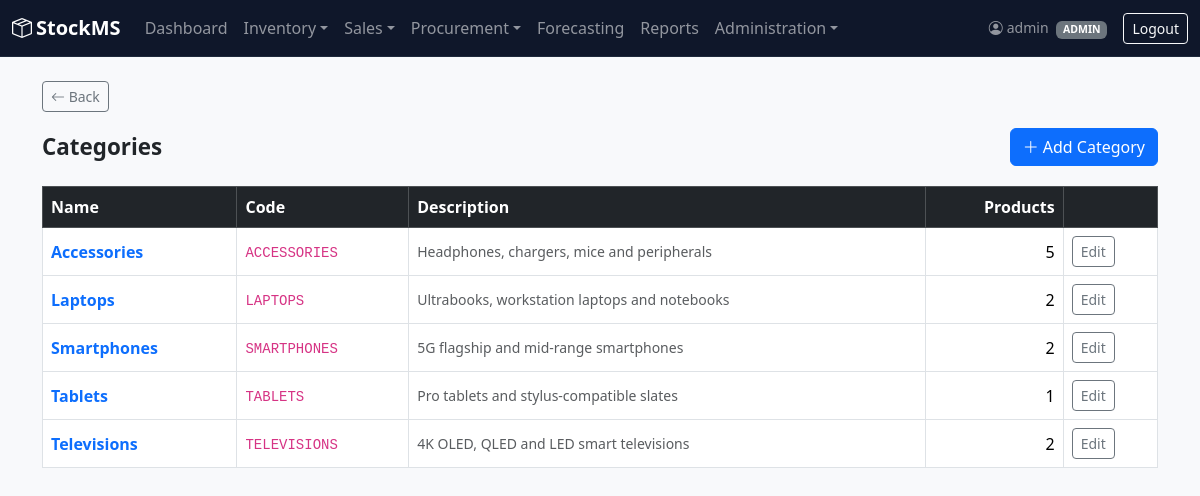
The app's page /products/categories/ (signed in) with its own data.
### accounts/models.py (models this page shows, shortened)
class User(AbstractUser):
    class Role(models.TextChoices):
        ADMIN = 'ADMIN', 'Admin'
        MANAGER = 'MANAGER', 'Manager'
        STAFF = 'STAFF', 'Staff'
    role = models.CharField(
        max_length=10,
        choices=Role.choices,
        default=Role.STAFF,
    )
    phone = models.CharField(max_length=20, blank=True, default='')
    department = models.CharField(max_length=100, blank=True, default='')

### inventory/models.py (models this page shows, shortened)
class Category(models.Model):
    name = models.CharField(max_length=100, unique=True)
    code = models.CharField(max_length=20, blank=True, default='')
    description = models.TextField(blank=True)
    class Meta:
        verbose_name_plural = "Categories"

### inventory/views.py (the view)
# urls.py: path('categories/', views.category_list, name='category_list'),
@login_required
def category_list(request):
    categories = Category.objects.annotate(product_count=Count('products')).order_by('name')
    return render(request, 'inventory/category_list.html', {
        'categories': categories,
        'can_edit': request.user.role in MANAGER_ROLES,
    })

### alerts/context_processors.py (called while the page is built)
def alert_counts(request):
    user = getattr(request, 'user', None)
    if user is None or not user.is_authenticated:
        return {}
    return {'active_alert_count': StockAlert.objects.filter(resolved=False).count()}

### inventory/templates/inventory/category_list.html (shortened to what this page needs)
{% extends 'base.html' %}
{% block content %}
<div class="page-header">
    <h2>Categories</h2>
    {% if can_edit %}<a href="{% url 'category_create' %}" class="btn btn-primary"><i class="bi bi-plus-lg me-1"></i>Add Category</a>{% endif %}
</div>
<div class="table-responsive">
<table class="table table-bordered table-hover bg-white">
    <thead class="table-dark"><tr><th>Name</th><th>Code</th><th>Description</th><th class="text-end">Products</th>{% if can_edit %}<th></th>{% endif %}</tr></thead>
    <tbody>
    {% for c in categories %}
        <tr>
            <td class="fw-semibold"><a href="{% url 'product_list' %}?category={{ c.pk }}" class="text-decoration-none">{{ c.name }}</a></td>
            <td><code>{{ c.code|default:"-" }}</code></td>
            <td class="text-muted small">{{ c.description|default:"-" }}</td>
            <td class="text-end">{{ c.product_count }}</td>
            {% if can_edit %}<td><a href="{% url 'category_update' c.pk %}" class="btn btn-sm btn-outline-secondary">Edit</a></td>{% endif %}
        </tr>
    {% empty %}
        <tr><td colspan="5" class="text-center text-muted">No categories yet.</td></tr>
    {% endfor %}
    </tbody>
</table>
</div>
{% endblock %}

### templates/base.html (shortened to what this page needs)
{% load static %}
<!DOCTYPE html>
<html lang="en">
<head>
    <link href="https://cdn.jsdelivr.net/npm/bootstrap@5.3.3/dist/css/bootstrap.min.css" rel="stylesheet">
    <link href="https://cdn.jsdelivr.net/npm/bootstrap-icons@1.11.3/font/bootstrap-icons.css" rel="stylesheet">
    <link rel="stylesheet" href="{% static 'css/custom.css' %}">
</head>
<body>
    {% with current=request.resolver_match.url_name %}
    <nav class="navbar navbar-expand-lg navbar-dark app-navbar">
        <div class="container-fluid">
            <a class="navbar-brand fw-semibold" href="{% url 'dashboard' %}">
                <i class="bi bi-box-seam me-1"></i>StockMS
            </a>
            <div class="collapse navbar-collapse" id="mainNav">
                {% if user.is_authenticated %}
                <ul class="navbar-nav me-auto">
                    <li class="nav-item">
                        <a class="nav-link {% if current == 'dashboard' %}active{% endif %}" href="{% url 'dashboard' %}">Dashboard</a>
                    </li>
                    <li class="nav-item dropdown">
                        <a class="nav-link dropdown-toggle" href="#" role="button" data-bs-toggle="dropdown">Inventory</a>
                    </li>
                    <li class="nav-item dropdown">
                        <a class="nav-link dropdown-toggle" href="#" role="button" data-bs-toggle="dropdown">Sales</a>
                    </li>
                    {% if user.role == 'ADMIN' or user.role == 'MANAGER' %}
                    <li class="nav-item dropdown">
                        <a class="nav-link dropdown-toggle" href="#" role="button" data-bs-toggle="dropdown">Procurement</a>
                    </li>
                    {% endif %}
                    <li class="nav-item">
                        <a class="nav-link {% if current == 'forecast_page' %}active{% endif %}" href="{% url 'forecast_page' %}">Forecasting</a>
                    </li>
                    {% if user.role == 'ADMIN' or user.role == 'MANAGER' %}
                    <li class="nav-item">
                        <a class="nav-link {% if current == 'reports_page' %}active{% endif %}" href="{% url 'reports_page' %}">Reports</a>
                    </li>
                    {% endif %}
                    {% if user.role == 'ADMIN' %}
                    <li class="nav-item dropdown">
                        <a class="nav-link dropdown-toggle" href="#" role="button" data-bs-toggle="dropdown">Administration</a>
                    </li>
                    {% elif user.role == 'MANAGER' %}
                    <li class="nav-item">
                        <a class="nav-link {% if current == 'email_log_list' %}active{% endif %}" href="{% url 'email_log_list' %}">Email Log</a>
                    </li>
                    {% endif %}
                </ul>
                <span class="navbar-text me-3 small">
                    <i class="bi bi-person-circle me-1"></i>{{ user.username }}
                    <span class="badge bg-secondary ms-1">{{ user.role }}</span>
                </span>
                <form method="post" action="{% url 'logout' %}" class="d-inline">
                    <button type="submit" class="btn btn-outline-light btn-sm">Logout</button>
                </form>
                {% endif %}
            </div>
        </div>
    </nav>
    <div class="container-xl mt-4 mb-5">
        {% if current != 'dashboard' %}
        <a href="javascript:history.back()" class="btn btn-sm btn-outline-secondary mb-3">
            <i class="bi bi-arrow-left"></i> Back
        </a>
        {% endif %}
        {% block content %}
        {% endblock %}
    </div>
    {% endwith %}
</body>
</html>

### static/css/custom.css (style rules this page uses)
body { background-color: #f8f9fb; }
.app-navbar { background: #0f172a; border-bottom: 1px solid #1e293b; }
.page-header { display: flex; flex-wrap: wrap; align-items: center; justify-content: space-between; gap: .75rem; margin-bottom: 1.25rem; }
.page-header h2 { margin: 0; font-size: 1.4rem; font-weight: 600; }
.table > :not(caption) > * > * { vertical-align: middle; }

### records on screen
User: username "admin", role "ADMIN"
Category: name "Accessories", code "ACCESSORIES", description "Headphones, chargers, mice and peripherals", product_count "5"
Category: name "Laptops", code "LAPTOPS", description "Ultrabooks, workstation laptops and notebooks", product_count "2"
Category: name "Smartphones", code "SMARTPHONES", description "5G flagship and mid-range smartphones", product_count "2"
Category: name "Tablets", code "TABLETS", description "Pro tablets and stylus-compatible slates", product_count "1"
Category: name "Televisions", code "TELEVISIONS", description "4K OLED, QLED and LED smart televisions", product_count "2"
